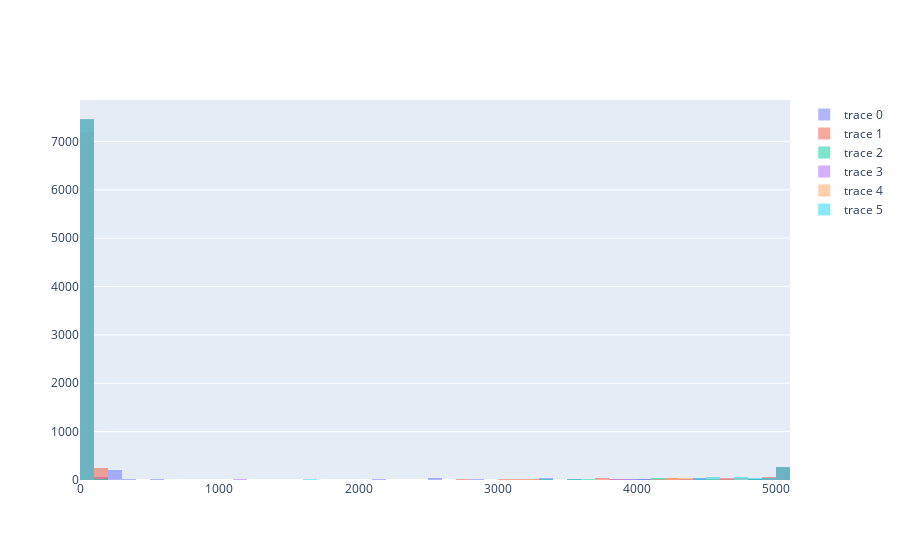

The notebook cell saved with this chart:
### Code cell
import plotly.graph_objects as go
fig = go.Figure()
fig.add_trace(go.Histogram(x=dist_data[0]))
fig.add_trace(go.Histogram(x=dist_data[1]))
fig.add_trace(go.Histogram(x=dist_data[2]))
fig.add_trace(go.Histogram(x=dist_data[3]))
fig.add_trace(go.Histogram(x=dist_data[4]))
fig.add_trace(go.Histogram(x=dist_data[5]))
# fig.add_trace(go.Histogram(x=x1))

# Overlay both histograms
fig.update_layout(barmode='overlay')
# Reduce opacity to see both histograms
fig.update_traces(opacity=0.50)
fig.show()

### Figure 1 — Plotly figure (JSON) as saved in the notebook; plotly's stock layout.template omitted (floating-point values rounded to 4 significant figures; data arrays with more than 128 entries replaced by an {"elided": "..."} marker saying what was removed)
{"data": [{"opacity": 0.5, "type": "histogram", "x": {"elided": "8049 int values"}}, {"opacity": 0.5, "type": "histogram", "x": {"elided": "8049 int values"}}, {"opacity": 0.5, "type": "histogram", "x": {"elided": "8049 int values"}}, {"opacity": 0.5, "type": "histogram", "x": {"elided": "8049 int values"}}, {"opacity": 0.5, "type": "histogram", "x": {"elided": "8049 int values"}}, {"opacity": 0.5, "type": "histogram", "x": {"elided": "8049 int values"}}], "layout": {"barmode": "overlay"}}
